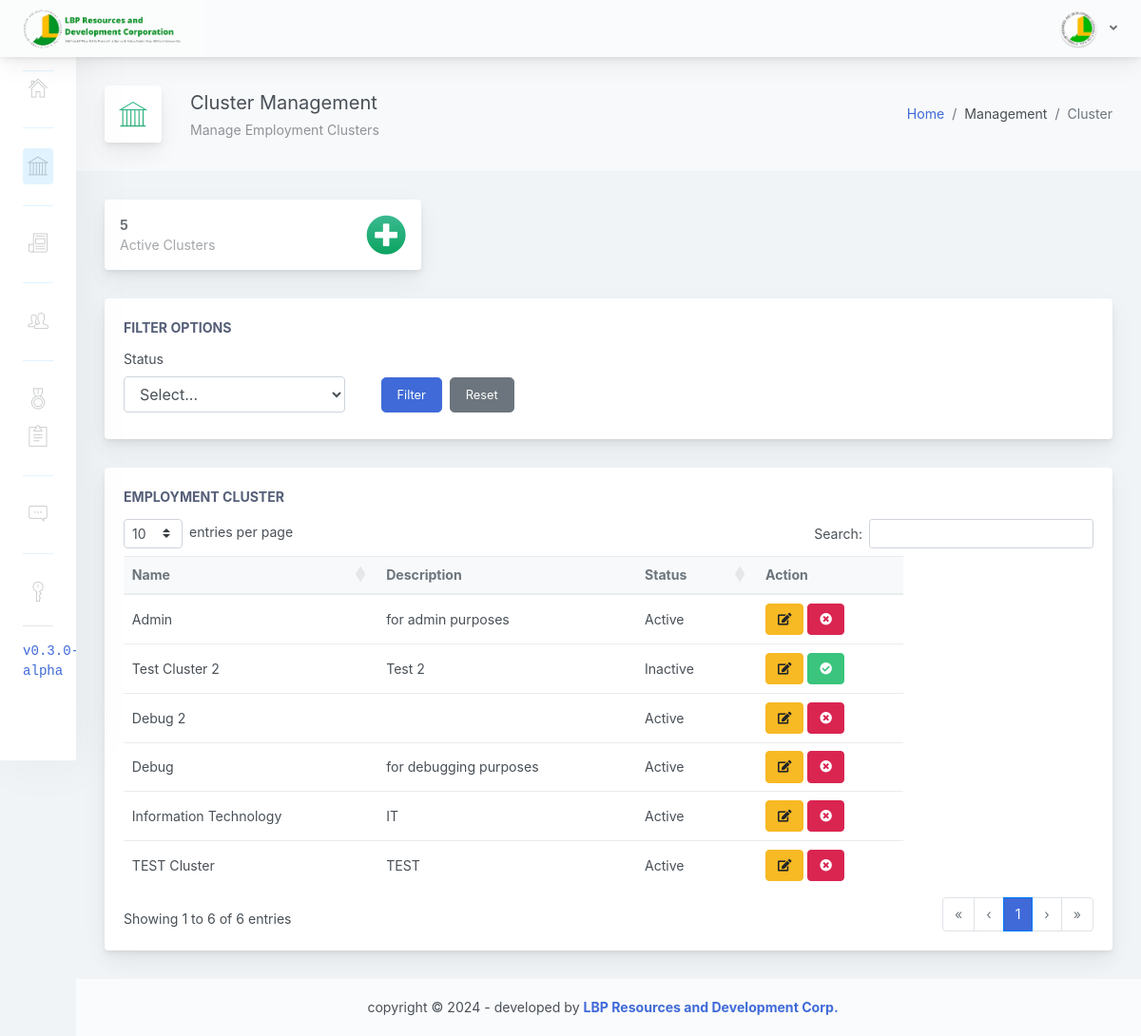
The page /adminpanel/home.php?page=manage-cluster (signed in) on the database its author committed.
### tables this page shows
CREATE TABLE IF NOT EXISTS `cluster_tbl` (
  `clu_id` int(11) NOT NULL AUTO_INCREMENT,
  `clu_name` varchar(255) NOT NULL,
  `clu_description` varchar(255) NOT NULL,
  `clu_status` int(1) NOT NULL,
  `clu_created` timestamp NOT NULL DEFAULT current_timestamp() ON UPDATE current_timestamp(),
  PRIMARY KEY (`clu_id`)
);

### adminpanel/pages/manage-cluster.php (the view, shortened to what this page needs)
<?php
    $stmt1 = $conn->prepare("SELECT * FROM cluster_tbl ORDER BY clu_created DESC");
    $selCluster = $stmt1->execute();
    $clu_status = 1;
    $stmt2 = $conn->prepare("SELECT * FROM cluster_tbl WHERE clu_status = :clu_status");
    $stmt2->bindParam(':clu_status', $clu_status);
    $stmt2->execute();
?>
                <div class="app-main__inner">
                    <div class="app-page-title">
                        <div class="page-title-wrapper">
                            <div class="page-title-heading">
                                <div class="page-title-icon">
                                    <i class="pe-7s-culture icon-gradient bg-grow-early">
                                    </i>
                                </div>
                                <div>Cluster Management
                                    <div class="page-title-subheading">
                                        Manage Employment Clusters
                                    </div>
                                </div>
                            </div>
                            <div class="page-title-actions">
                            <ol class="breadcrumb">
                                <li class="breadcrumb-item"><a href="home.php">Home</a></li>
                                <li class="breadcrumb-item">Management</li>
                                <li class="breadcrumb-item active" aria-current="page">Cluster</li>
                            </ol>
                            </div>
                        </div>
                    </div>
                    <div class="row">
                        <div class="col-md-6 col-xl-4">
                            <div class="card mb-3 widget-content">
                                <div class="widget-content-outer">
                                    <div class="widget-content-wrapper">
                                        <div class="widget-content-left">
                                            <div class="widget-heading"><?php echo $stmt2->rowCount(); ?></div>
                                            <div class="widget-subheading">Active Clusters</div>
                                        </div>
                                        <div class="widget-content-right">
                                            <div>
                                                <a href="javascript:void(0)" data-toggle="modal" data-target="#mdlAddCluster" data-toggle="tooltip" data-placement="bottom" title="Add Cluster">
                                                    <i class="fa fa-3x fa-plus-circle icon-gradient bg-grow-early"></i>
                                                </a>
                                            </div>
                                        </div>
                                    </div>
                                </div>
                            </div>
                        </div>
                    </div>
                    <div class="row">
                        <div class="col-md-12">
                            <div class="main-card mb-3 card">
                                <div class="card-body">
                                    <div class="card-title">Filter Options</div>
                                    <div class="row">
                                        <div class="col-md-3 mr-2 mb-2">
                                            <label for="filter_status">Status</label>
                                            <select class="form-control" name="filter_status" id="filter_status">
                                                <option value="">Select...</option>
                                            </select>
                                        </div>
                                        <div class="col-md-3 d-flex align-items-end mb-2">
                                            <button class="btn btn-lg btn-primary mr-2" id="filter-btn">Filter</button>
                                            <button class="btn btn-lg btn-secondary" id="reset-btn">Reset</button>
                                        </div>
                                    </div>
                                </div>
                            </div>
                        </div>
                    </div>
                    <div class="row">
                        <div class="col-md-12">
                            <div class="main-card mb-3 card">
                                <div class="card-body">
                                    <div class="card-title">Employment Cluster</div>
                                    <table class="mb-0 table table-hover dt-sort" id="tableList">
                                        <thead class="thead-light">
                                        <tr>
                                            <th>Name</th>
                                            <th data-dt-order="disable">Description</th>
                                            <th>Status</th>
                                            <th data-dt-order="disable">Action</th>
                                        </tr>
                                        </thead>
                                        <tbody>
                                        <?php
                                            while ($row = $stmt1->fetch(PDO::FETCH_ASSOC)) {
                                                $clu_id = $row['clu_id'];
                                                $clu_name = $row['clu_name'];
                                                $clu_description = $row['clu_description'];
                                                $clu_status = $row['clu_status'];
                                                $statusText = ($clu_status == 1) ? 'Active' : 'Inactive';
                                        ?>
                                            <tr id="<?php echo htmlspecialchars($clu_id); ?>">
                                                <td><?php echo htmlspecialchars($clu_name); ?></td>
                                                <td><?php echo htmlspecialchars($clu_description); ?></td>
                                                <td><?php echo htmlspecialchars($statusText); ?></td>
                                                <td>
                                                    <a href="javascript:void(0);" class="btn btn-warning" id="edit-btn" data-toggle="modal" data-target="#mdlEditCluster" data-toggle="tooltip" data-placement="bottom" title="Edit"
                                                    data-edit-id="<?php echo htmlspecialchars($clu_id); ?>"
                                                    data-edit-name="<?php echo htmlspecialchars($clu_name); ?>"
                                                    data-edit-description="<?php echo htmlspecialchars($clu_description); ?>"
                                                    data-edit-status="<?php echo htmlspecialchars($clu_status); ?>">
                                                        <i class="fas fa-edit"></i>
                                                    </a>
                                                    <?php if ($clu_status == 1) { ?>
                                                    <a href="javascript:void(0);" class="btn btn-danger" id="disable-btn" data-toggle="modal" data-target="#mdlDisableCluster" data-toggle="tooltip" data-placement="bottom" title="Disable"
                                                    data-disable-id="<?php echo htmlspecialchars($clu_id); ?>"
                                                    data-disable-name="<?php echo htmlspecialchars($clu_name); ?>"
                                                    data-disable-status="<?php echo htmlspecialchars($clu_status); ?>">
                                                        <i class="fas fa-times-circle"></i>
                                                    </a>
                                                    <?php } else { ?>
                                                    <a href="javascript:void(0);" class="btn btn-success" id="enable-btn" data-toggle="modal" data-target="#mdlEnableCluster" data-toggle="tooltip" data-placement="bottom" title="Enable"
                                                    data-enable-id="<?php echo htmlspecialchars($clu_id); ?>"
                                                    data-enable-name="<?php echo htmlspecialchars($clu_name); ?>"
                                                    data-enable-status="<?php echo htmlspecialchars($clu_status); ?>">
                                                        <i class="fas fa-check-circle"></i>
                                                    </a>
                                                    <?php } ?>
                                                </td>
                                            </tr>
                                        <?php
                                            }
                                        ?>
                                        </tbody>
                                    </table>
                                </div>
                            </div>
                        </div>
                    </div>
                </div>

### css/datatables.css (style rules this page uses)
:root { --dt-row-selected: 2, 117, 216; --dt-row-selected-text: 255, 255, 255; --dt-row-selected-link: 9, 10, 11; --dt-row-stripe: 0, 0, 0; --dt-row-hover: 0, 0, 0; --dt-column-ordering: 0, 0, 0; --dt-html-background: white; }
table.dataTable thead > tr > th.dt-orderable-asc, table.dataTable thead > tr > th.dt-orderable-desc, table.dataTable thead > tr > th.dt-ordering-asc, table.dataTable thead > tr > th.dt-ordering-desc, table.dataTable thead > tr > td.dt-orderable-asc, table.dataTable thead > tr > td.dt-orderable-desc, table.dataTable thead > tr > td.dt-ordering-asc, table.dataTable thead > tr > td.dt-ordering-desc { position: relative; padding-right: 30px; }
table.dataTable thead > tr > th.dt-orderable-asc, table.dataTable thead > tr > th.dt-orderable-desc, table.dataTable thead > tr > td.dt-orderable-asc, table.dataTable thead > tr > td.dt-orderable-desc { cursor: pointer; }
table.dataTable th, table.dataTable td { box-sizing: border-box; }
table.dataTable thead th, table.dataTable thead td, table.dataTable tfoot th, table.dataTable tfoot td { text-align: left; }
table.dataTable.table { clear: both; max-width: none; border-spacing: 0; margin-bottom: 0; }
table.dataTable.table > tbody > tr { background-color: transparent; }

### rows shown on the page
cluster_tbl: clu_name "Admin", clu_description "for admin purposes", clu_status "Active"
cluster_tbl: clu_name "Test Cluster 2", clu_description "Test 2", clu_status "Inactive"
cluster_tbl: clu_name "Debug 2", clu_status "Active"
cluster_tbl: clu_name "Debug", clu_description "for debugging purposes", clu_status "Active"
cluster_tbl: clu_name "Information Technology", clu_description "IT", clu_status "Active"
cluster_tbl: clu_name "TEST Cluster", clu_description "TEST", clu_status "Active"

### other values the page prints
$stmt2->rowCount() "5"
